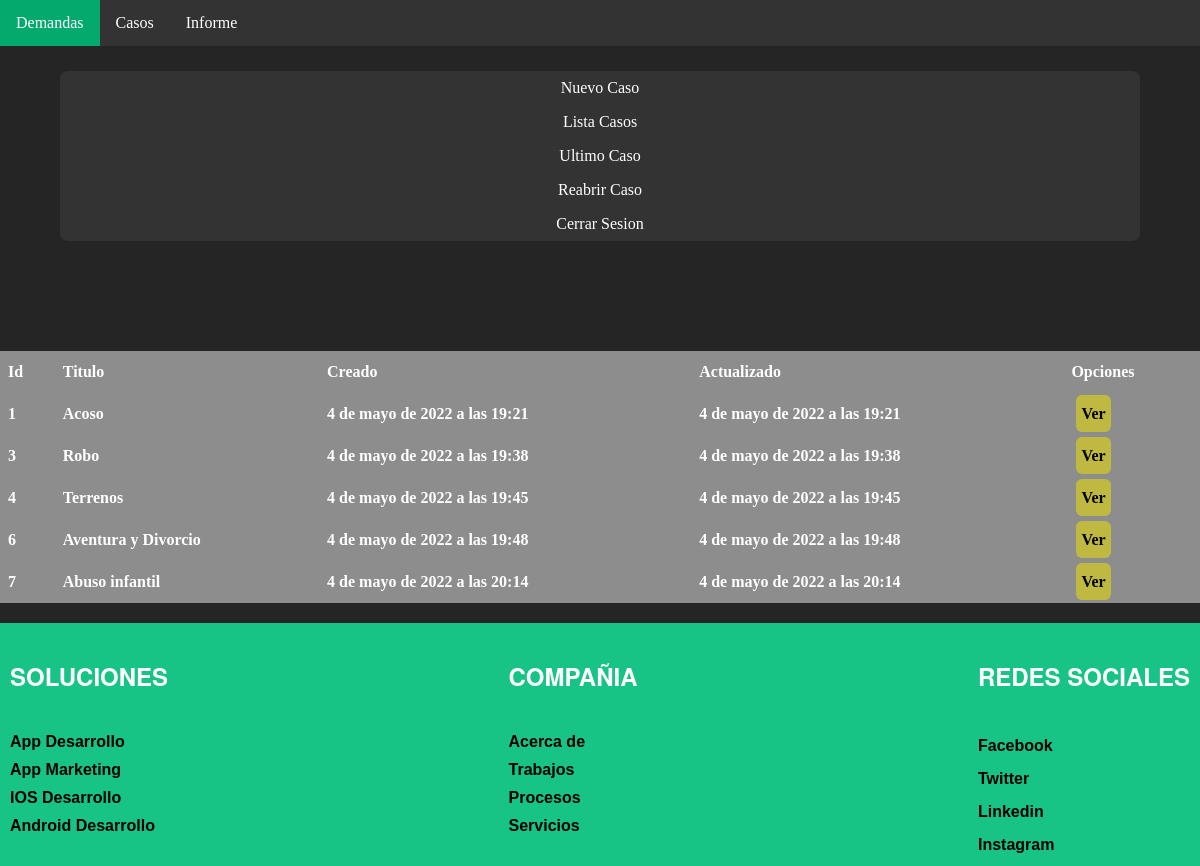
The page /listas_casos/ (signed in) on the database its author committed.
### Holadjango/models.py (models this page shows, shortened)
class caso(models.Model):
    id_caso=models.BigAutoField(primary_key=True)
    titulo=models.CharField(max_length=20)
    descripcion=models.CharField(max_length=1000)
    created=models.DateTimeField(auto_now_add=True)
    updated=models.DateTimeField(auto_now_add=True)
    usuario=models.ForeignKey(User, on_delete=models.CASCADE)
    class Meta:
        verbose_name= 'caso'
        verbose_name_plural= 'casos'

### Holadjango/views.py (the view)
# urls.py: path('listas_casos/', views.listas_casos, name="listas_casos"),
@login_required
def listas_casos(request):
    listaas = caso.objects.filter(usuario=request.user.id)
    return render(request, 'Holadjango/listas_casos.html',{"listaas":listaas})

### Holadjango/templates/Holadjango/listas_casos.html (shortened to what this page needs)
{% extends "Holadjango/base.html" %}
    {% load static %}
  {% block content %}
    <link rel="stylesheet" href="{% static 'Holadjango/CSS/lista.css' %}">
</head>
<body>
    <div class="container">
    <ul class="border">
      <il><a href="{% url 'casos' %}">Nuevo Caso</a></il>
      <il><a href="{% url 'listas_casos' %}">Lista Casos</a></il>
      <il><a href="{% url 'ultimademanda' %}">Ultimo Caso</a></il>
      <il><a href="{% url 'reabrircaso'%}">Reabrir Caso</a></il>
      <il><a href="{% url 'Logout' %}">Cerrar Sesion</a></il>
    </ul>
    </div>
    <table class="default">
        <thead>
          <tr>
            <th>Id</th>
            <th>Titulo</th>
            <th>Creado</th>
            <th>Actualizado</th>
            <th>Opciones</th>
          </tr>
        </thead>
            {% for caso in  listaas %}
    <tbody>
            <tr>
                <th>{{caso.id_caso}}</th>
                <th>{{caso.titulo}}</th>
                <th>{{caso.created}}</th>
                <th>{{caso.updated}}</th>
                <th>
                  <a  class="button_1" href="{% url 'vercaso' caso.id_caso %}">Ver</a>
                </th>
            </tr>
            {% endfor %}
        </table>
</body>
{% endblock %}

### Holadjango/static/Holadjango/CSS/base.css (style rules this page uses)
html { min-height: 100%; position: relative; }
body { background: #252525; flex-wrap:wrap; width:100%; margin:0; min-height: 100vh; display:grid; grid-template-rows: auto 1fr auto; }

### Holadjango/static/Holadjango/CSS/lista.css (style rules this page uses)
ul { list-style-type: none; margin: 0; padding: 0; background-color: #333333; overflow: auto; }
il a { display: block; color: white; padding: 8px 16px; text-decoration: none; }
.border { margin-left: 5%; width: 90%; text-align: center; margin-top: 25px; border-radius: 8px; }
table { width: 100%; background-color: white; border-collapse: collapse; margin-top: 110px !important; top: 240px; }
table th { background-color: #8d8d8d; color: white; text-align: left; padding-left: 8px; padding-right: 9px; padding-top: 12px; padding-bottom: 12px; }

### Holadjango/templates/Holadjango/listas_casos.html (style rules this page uses)
.button_1 { padding-top: 10px; text-decoration: none; background-color: #bfb941; border-radius: 6px; padding-bottom: 10px; padding-left: 5px; padding-right: 5px; margin-left: 5px; color: rgb(0, 0, 0); }

### rows shown on the page
caso: id_caso "1", titulo "Acoso", created "4 de mayo de 2022 a las 19:21", updated "4 de mayo de 2022 a las 19:21"
caso: id_caso "3", titulo "Robo", created "4 de mayo de 2022 a las 19:38", updated "4 de mayo de 2022 a las 19:38"
caso: id_caso "4", titulo "Terrenos", created "4 de mayo de 2022 a las 19:45", updated "4 de mayo de 2022 a las 19:45"
caso: id_caso "6", titulo "Aventura y Divorcio", created "4 de mayo de 2022 a las 19:48", updated "4 de mayo de 2022 a las 19:48"
caso: id_caso "7", titulo "Abuso infantil", created "4 de mayo de 2022 a las 20:14", updated "4 de mayo de 2022 a las 20:14"
